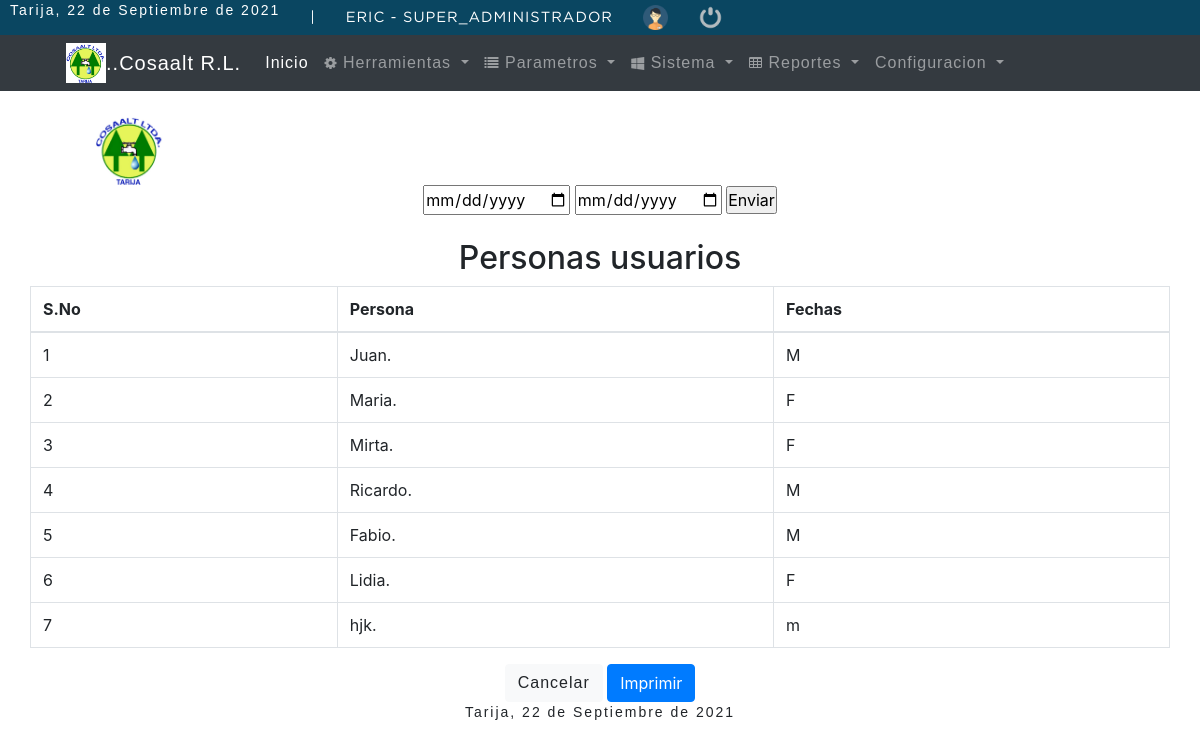
The page /reportes/persona_fecha.php (signed in) on the database its author committed.
### tables this page shows
CREATE TABLE `sistema_reclamos` (
  `id_sistema_reclamo` int(11) NOT NULL,
  `nombre` varchar(45) NOT NULL,
  `nombre_creador` varchar(45) NOT NULL,
  `logo` varchar(200) NOT NULL,
  `fec_insercion` timestamp NOT NULL DEFAULT current_timestamp() ON UPDATE current_timestamp(),
  `fec_modificacion` timestamp NOT NULL DEFAULT current_timestamp() ON UPDATE current_timestamp(),
  `usuario` int(11) NOT NULL,
  `estado` char(1) NOT NULL
);

CREATE TABLE `grupos` (
  `id_grupo` int(11) NOT NULL,
  `grupo` varchar(100) NOT NULL,
  `icono` varchar(200) NOT NULL,
  `fec_insercion` timestamp NOT NULL DEFAULT current_timestamp() ON UPDATE current_timestamp(),
  `fec_modificacion` timestamp NOT NULL DEFAULT current_timestamp() ON UPDATE current_timestamp(),
  `usuario` int(11) NOT NULL,
  `gr_estado` char(1) NOT NULL
);

CREATE TABLE `personas` (
  `id_persona` int(11) NOT NULL,
  `id_sistema_reclamo` int(11) NOT NULL,
  `ci` varchar(15) NOT NULL,
  `nombres` varchar(20) NOT NULL,
  `ap` varchar(30) DEFAULT NULL,
  `am` varchar(30) DEFAULT NULL,
  `telefono` varchar(30) DEFAULT NULL,
  `direccion` varchar(30) DEFAULT NULL,
  `genero` varchar(90) NOT NULL,
  `fec_insercion` timestamp NOT NULL DEFAULT current_timestamp() ON UPDATE current_timestamp(),
  `fec_modificacion` timestamp NOT NULL DEFAULT current_timestamp() ON UPDATE current_timestamp(),
  `usuario` int(11) NOT NULL,
  `estado` char(1) NOT NULL
);

### reportes/persona_fecha.php (the view, shortened to what this page needs)
<link rel="stylesheet" href="https://maxcdn.bootstrapcdn.com/bootstrap/4.0.0/css/bootstrap.min.css">
  <link rel="stylesheet" href="https://cdnjs.cloudflare.com/ajax/libs/font-awesome/4.7.0/css/font-awesome.min.css">
    <link rel="stylesheet" type="text/css" href="print.css"
    media="print">
    <link rel="stylesheet" href="foto.css">
<?php  require_once "../head.php" ;?>
<body >
<?php require_once "menu.php" ;?>
<body>
    <br>
<div class="container">
<?php
						include '../conexion.php';
						$menulis="SELECT * from sistema_reclamos where estado=1";
						$menulistar=mysqli_query($con,$menulis);
						$data=mysqli_fetch_assoc($menulistar) ;
						?>
		<img class="img" src="../fotos/<?php echo $data['logo'];?>"   width="70" height="70"   >
    </div>
    <center>   <form id="print-btn" action="busqueda.php" method="post">
<input type="date" name="f1" required>
<input type="date" name="f2" required>
<input type="submit" name="enviar" value="Enviar">
</form></center>
    <br>
    <center>
<div class="container">
<center><h2>Personas usuarios</h2></center>
<div class="row" >
<div class="col-md-6" ></div>
<table class="table table-bordered print" >
<thead>
<tr>
<th>S.No</th>
<th>Persona</th>
<th>Fechas</th>
</tr>
</thead>
<tbody>
    <?php
    $v=mysqli_query($con," SELECT * FROM personas  ");
    while ($personas=mysqli_fetch_row($v)){
    ?>
    <tr><td><?php echo $personas[0] ?></td>
   <td> <?php echo $personas[3]  ?>.</td> <td> <?php echo $personas[8] ?></td>
    </tr>
    <?php } ?>
</tbody>
</table>
</div>
</div>
    </center>
    <div class="text-center">
<a href="persona_fecha.php" id="print-btn" class="btn btn-light">Cancelar</a>
        <button onclick="window.print();" class="btn btn-primary" id="print-btn">Imprimir</button>
      </div>
    <center><p>Tarija, <?php echo fechaC(); ?></p>  </center>
    <?php require_once "../footer.php" ?>

### reportes/menu.php (shortened to what this page needs)
<?php
function fechaC()
{
  $mes = array(
    "", "Enero",
    "Febrero",
    "Marzo",
    "Abril",
    "Mayo",
    "Junio",
    "Julio",
    "Agosto",
    "Septiembre",
    "Octubre",
    "Noviembre",
    "Diciembre"
  );
  return date('d') . " de " . $mes[date('n')] . " de " . date('Y');
}
?>
<!DOCTYPE html>
<html lang="es">
<head>
  <link rel="stylesheet" href="../tablaSeguridad/styleheaderr.css">
  <?php
  include '../conexion.php';
  $menulis = "SELECT * from sistema_reclamos where estado=1";
  $menulistar = mysqli_query($con, $menulis);
  $data = mysqli_fetch_assoc($menulistar);
  ?>
</head>
<body>
  <div class="headerrr">
    <div class="optionsBarrr">
      <p>Tarija, <?php echo fechaC(); ?></p>
      <span>|</span>
      <span class="user"><?php echo $_SESSION['s_usuario'] . ' - ' . $_SESSION['s_rol']; ?></span>
      <img class="photouserrr" src="../tablaSeguridad/img/user.png" alt="Usuario">
      <a href="../login/bd/logout.php"><img class="closerr" src="../tablaSeguridad/img/salir.png" alt="Salir del sistema" title="Salir"></a>
    </div>
  </div>
  <nav class="navbar navbar-expand-lg navbar-dark bg-dark">
    <img class="img" src="../fotos/<?php echo $data['logo']; ?>" width="40" height="40">
    <a class="navbar-brand" href="#">..<?php echo $data['nombre']; ?></a>
    <div class="collapse navbar-collapse" id="navbarNavDropdown">
      <ul class="navbar-nav">
        <li class="nav-item active">
          <a class="nav-link" href="../index.php">Inicio <span class="sr-only">(current)</span></a>
        </li>
        <?php
        include_once '../conexion.php';
        $listargrup = "SELECT *FROM grupos WHERE gr_estado=1";
        $grupres = mysqli_query($con, $listargrup);
        while ($grupodata = mysqli_fetch_assoc($grupres)) {
          $id_grupo = $grupodata['id_grupo'];
          $accesqry = "SELECT * from accesos where id_grupo='$id_grupo' AND accesos.permisos='a'";
          $accessres = mysqli_query($con, $accesqry);
          $accessrow = mysqli_num_rows($accessres);
          if ($accessrow > 0) {
        ?>
            <li class="nav-item dropdown">
              <a class="nav-link dropdown-toggle" href="#" id="navbarDropdownMenuLink" data-toggle="dropdown" aria-haspopup="true" aria-expanded="false">
                <span> <i class="<?php echo $grupodata['icono']; ?>"></i></span> <?php echo $grupodata['grupo']; ?>
              </a>
            </li>
        <?php }
        } ?>
        <?php
        if ($_SESSION['s_id_rol'] == 1) {
        ?>
          <li class="nav-item dropdown">
            <a class="nav-link dropdown-toggle" href="#" id="navbarDropdownMenuLink" data-toggle="dropdown" aria-haspopup="true" aria-expanded="false">
              Configuracion
            </a>
          </li>
        <?php } ?>
      </ul>
    </div>
  </nav>

### reportes/foto.css (style rules this page uses)
.img { margin-left: 50px; }

### tablaSeguridad/styleheaderr.css (style rules this page uses)
* { margin: 0; padding: 0; box-sizing: border-box; }
p { font-family: 'arial'; letter-spacing: 2px; font-size: 14px; line-height: 20px; }
a { text-decoration: none; font-family: arial; letter-spacing: 1px; }
span { font-family: 'GothamBook'; letter-spacing: 1px; font-size: 14px; line-height: 20px; }
.headerrr { color: #FFF; background: #0a4661; height: 35px; display: -webkit-flex; display: -moz-flex; display: -ms-flex; display: -o-flex; display: flex; justify-content: space-between; align-items: center; padding: 10px; margin-top: 0px; }
.optionsBarrr { display: -webkit-flex; display: -moz-flex; display: -ms-flex; display: -o-flex; display: flex; justify-content: center; align-items: center; }
.optionsBarrr span { color: #FFF; font-size: 11pt; font-family: 'GothamBook'; text-transform: uppercase; margin-left: 30px; }
.photouserrr { margin-left: 30px; width: 25px; height: 25px; }
.closerr { width: 25px; height: 25px; }
.optionsBarrr a { display: -webkit-flex; display: -moz-flex; display: -ms-flex; display: -o-flex; display: flex; margin-left: 30px; }

### reportes/print.css (style rules this page uses)
#print-btn { display: none; visibility: none; }

### rows shown on the page
sistema_reclamos: logo (picture), nombre "Cosaalt R.L."
grupos: grupo "Herramientas"
grupos: grupo "Parametros"
grupos: grupo "Sistema"
grupos: grupo "Reportes"
personas: id_persona "1", nombres "Juan", genero "M"
personas: id_persona "2", nombres "Maria", genero "F"
personas: id_persona "3", nombres "Mirta", genero "F"
personas: id_persona "4", nombres "Ricardo", genero "M"
personas: id_persona "5", nombres "Fabio", genero "M"
personas: id_persona "6", nombres "Lidia", genero "F"
personas: id_persona "7", nombres "hjk", genero "m"

### other values the page prints
fechaC() "22 de Septiembre de 2021"
$_SESSION['s_usuario'] "ERIC"
$_SESSION['s_rol'] "SUPER_ADMINISTRADOR"
